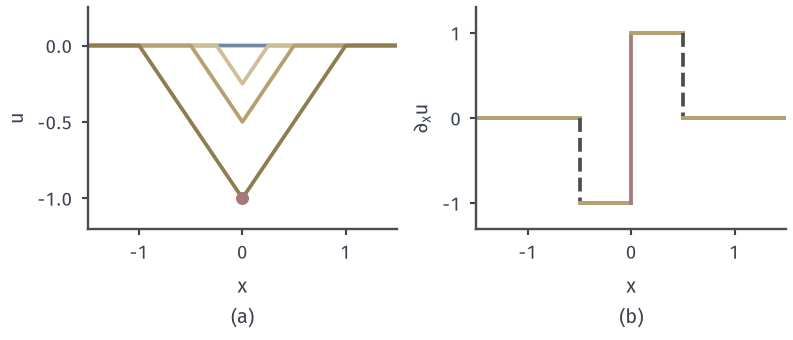

The Python source for this figure:
from pathlib import Path
import sys
ROOT = next(p for p in Path(__file__).resolve().parents if (p/"build.sh").is_file() and (p/"tex/book.tex").is_file())
sys.path.insert(0, str(ROOT/"figures/06-differential-equations/02-partial-differential-equations/matplotlib/hj-common"))
from hj_common import *
HERE = Path(__file__).resolve().parent
# Target: u0=0, H=p^2/2. Notch w=0 for |x|>=t/2, w=|x|-t/2 for |x|<=t/2 satisfies the equation a.e.; (b) w_x.
fig, axs = figure(width_mm=112, height_mm=48, ncols=2)
X=np.linspace(-1.5,1.5,1201)
w=lambda x,t:np.minimum(np.abs(x)-t/2,0)
ax=axs[0]; style(ax)
ax.plot(X,0*X,color=BLUE,lw=1.5)
for t,col in zip((.5,1,2),('#CDBF98',YELLOW,'#8E7D4E')): ax.plot(X,w(X,t),color=col,lw=1.5)
ax.plot([0],[-1],'o',ms=4.2,color=RED,zorder=6)
ax.set_xlim(-1.5,1.5); ax.set_ylim(-1.2,.25); ax.set_ylabel('$u$'); sub(ax,'a','$x$')
ax=axs[1]; style(ax)
ax.plot([-1.5,-.5],[0,0],color=YELLOW,lw=1.6); ax.plot([-.5,-.5],[0,-1],color=LINE,lw=1.5,ls='--')
ax.plot([-.5,0],[-1,-1],color=YELLOW,lw=1.6); ax.plot([0,0],[-1,1],color=RED,lw=1.5)
ax.plot([0,.5],[1,1],color=YELLOW,lw=1.6); ax.plot([.5,.5],[1,0],color=LINE,lw=1.5,ls='--'); ax.plot([.5,1.5],[0,0],color=YELLOW,lw=1.6)
ax.set_xlim(-1.5,1.5); ax.set_ylim(-1.3,1.3); ax.set_ylabel(r'$\partial_x u$'); sub(ax,'b','$x$')
save(fig,HERE,'figure',{'formula':'w=min(|x|-t/2,0); (b) at t=1'})
